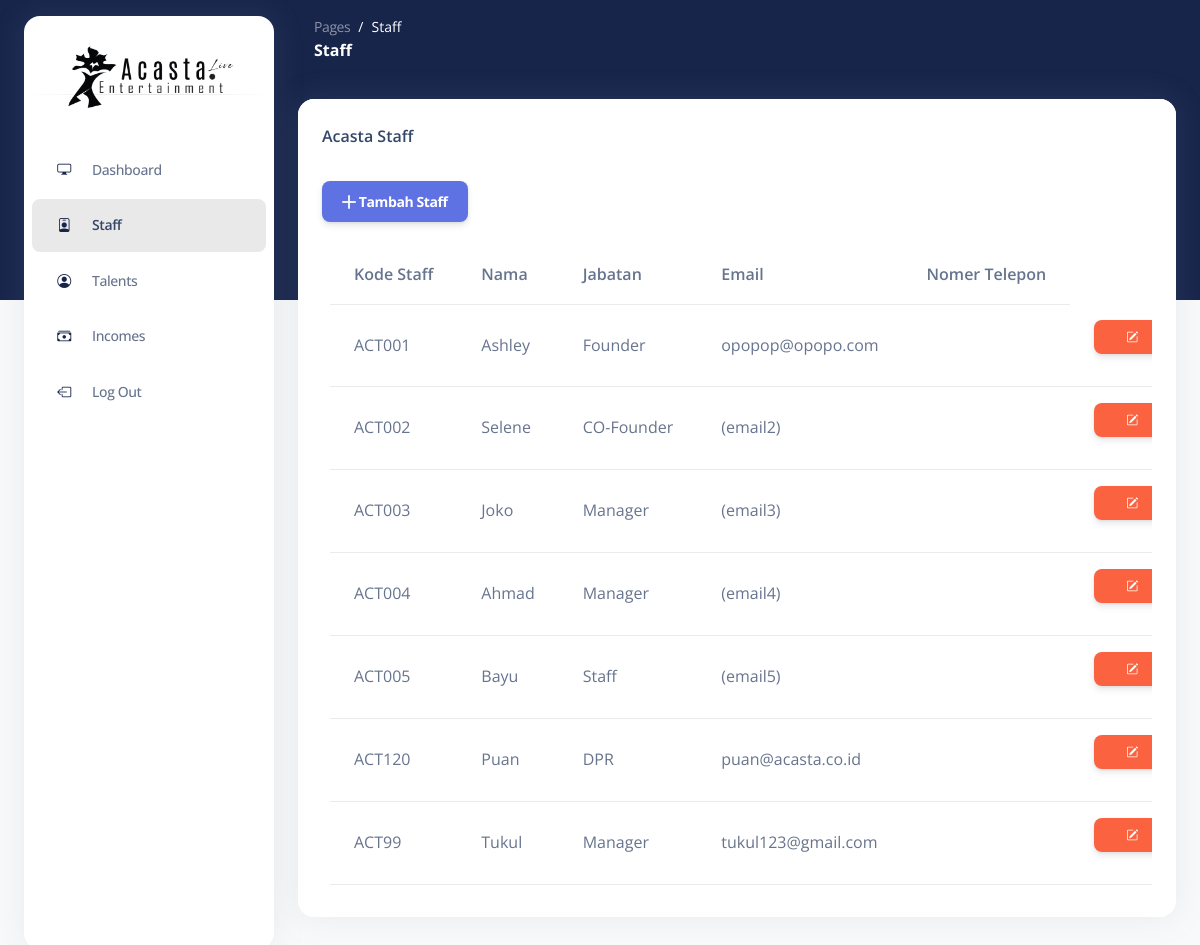
The page /pages/staff.php (signed in) on the database its author committed.
### tables this page shows
CREATE TABLE `staff_db` (
  `kode_staff` varchar(15) NOT NULL,
  `nama_staff` varchar(40) NOT NULL,
  `jabatan_staff` varchar(35) NOT NULL,
  `email_staff` varchar(45) NOT NULL,
  `telepon_staff` int(25) NOT NULL
);

### pages/staff.php (the view, shortened to what this page needs)
<?php include "../konekdb/koneksi.php";
?>
<!DOCTYPE html>
<html lang="en">
<head>
<?php include "../component/head.php"; ?>
</head>
<body class="g-sidenav-show   bg-gray-100">
  <?php include "../component/sidebar.php"; ?>
  <main class="main-content position-relative border-radius-lg ">
    <nav class="navbar navbar-main navbar-expand-lg px-0 mx-4 shadow-none border-radius-xl " id="navbarBlur" data-scroll="false">
      <div class="container-fluid py-1 px-3">
        <nav aria-label="breadcrumb">
          <ol class="breadcrumb bg-transparent mb-0 pb-0 pt-1 px-0 me-sm-6 me-5">
            <li class="breadcrumb-item text-sm"><a class="opacity-5 text-white" href="javascript:;">Pages</a></li>
            <li class="breadcrumb-item text-sm text-white active" aria-current="page">Staff</li>
          </ol>
          <h6 class="font-weight-bolder text-white mb-0">Staff</h6>
        </nav>
      </div>
    </nav>
    <div class="container-fluid py-4">
      <div class="row">
        <div class="col-12">
          <div class="card mb-4">
            <div class="card-header pb-0">
              <h6>Acasta Staff</h6>
            </div>
            <div class="card-body">
            <a href="tambahstaff.php" class="btn btn-primary bi bi-plus-lg"> Tambah Staff  </a>
              <div class="table-responsive p-2">
                <table class="table align-items-center mb-0">
                  <thead>
                    <tr>
                      <th>Kode Staff</th>
                      <th>Nama</th>
                      <th>Jabatan</th>
                      <th>Email</th>
                      <th>Nomer Telepon</th>
                    </tr>
                    <?php
                      $ambildata = mysqli_query($koneksi, "SELECT * FROM staff_db");
                      while ($tampil = mysqli_fetch_array($ambildata)) {
                        echo "
                          <tr>
                            <td>{$tampil['kode_staff']}</td>
                            <td>{$tampil['nama_staff']}</td>
                            <td>{$tampil['jabatan_staff']}</td>
                            <td>{$tampil['email_staff']}</td>
                            <td>{$tampil['tl_staff']}</td>
                            <td><a href='editstaff.php?kode=$tampil[kode_staff]' data-bs-toggle='tooltip' data-bs-title='Edit Data' class='btn btn-warning btn-sm bi bi-pencil-square'></i>
                            <a href='?kode=$tampil[kode_staff]' data-bs-toggle='tooltip' data-bs-title='Hapus Data' class='btn btn-danger btn-sm bi bi-trash' onClick=\"return confirm('Hapus Data?');\"></td>
                          </tr>
                        ";
                      }
                    ?>
                  </thead>
                </table>
              </div>
            </div>
          </div>
        </div>
      </div>
    </div>
  </main>
</body>
</html>

### rows shown on the page
staff_db: kode_staff "ACT001", nama_staff "Ashley", jabatan_staff "Founder", email_staff "opopop@opopo.com"
staff_db: kode_staff "ACT002", nama_staff "Selene", jabatan_staff "CO-Founder", email_staff "(email2)"
staff_db: kode_staff "ACT003", nama_staff "Joko", jabatan_staff "Manager", email_staff "(email3)"
staff_db: kode_staff "ACT004", nama_staff "Ahmad", jabatan_staff "Manager", email_staff "(email4)"
staff_db: kode_staff "ACT005", nama_staff "Bayu", jabatan_staff "Staff", email_staff "(email5)"
staff_db: kode_staff "ACT120", nama_staff "Puan", jabatan_staff "DPR", email_staff "puan@acasta.co.id"
staff_db: kode_staff "ACT99", nama_staff "Tukul", jabatan_staff "Manager", email_staff "tukul123@gmail.com"
